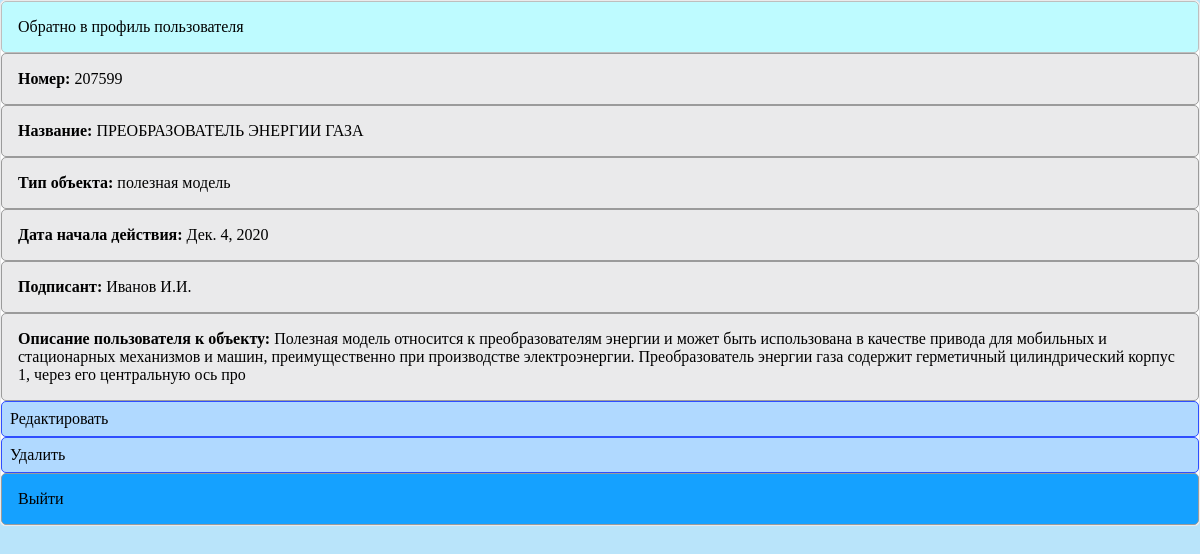
The page /ipitem/item/ip_info/262bdfe768c944c18ea6d2356968b574/ (signed in) on the database its author committed.
### ipitem/models.py (models this page shows, shortened)
class IpItem(models.Model):
    UTILITY_MODEL = 'PM'
    INVENTION = 'IZ'
    DESIGN = 'PO'
    ITEMS_FOR_CHOICE = [
        (UTILITY_MODEL, 'полезная модель'),
        (INVENTION, 'изобретение'),
        (DESIGN, 'промышленный образец'),
    ]
    owner = models.ForeignKey(Profile, null=True, blank=True, on_delete=models.CASCADE)
    number = models.CharField(verbose_name='Номер объекта ИС',
                              max_length=15,
                              help_text='Укажите номер объекта ИС')
    title = models.CharField(verbose_name='Название объекта ИС',
                             max_length=200,
                             blank=True,
                             help_text='Напишите название объекта ИС')
    type_of_item = models.CharField(verbose_name='Тип объекта ИС',
                                    max_length=2,
                                    choices=ITEMS_FOR_CHOICE,
                                    default=UTILITY_MODEL)
    initial_date = models.DateField('Дата начала действия',
                                    default=datetime.date.today,
                                    blank=True,
                                    help_text='Укажите дату')
    description = models.TextField('Опишите объект ИС',
                                   max_length=300,
                                   blank=True,
                                   help_text='Описание объекта ИС')
    signatory = models.CharField(verbose_name='Подписант',
                                 default='',
                                 max_length=15,
                                 help_text='В формате ФИО или Директор ООО "Рога и копыта" ФИО')
    id = models.UUIDField(default=uuid.uuid4,
                          unique=True,
                          primary_key=True,
                          editable=False)
    class Meta:
        ordering = ['number']

### ipitem/views.py (the view)
# urls.py: path('item/ip_info/<str:pk>/', views.item_info, name='ip_info'),
@login_required(login_url='profile:login')
def item_info(request, pk):
    template = 'ipitem/ipitem_page.html'
    item = IpItem.objects.get(id=pk)
    type_of_item = ITEMS_FOR_CHOICE[item.type_of_item]
    context = {
        'item': item,
        'type_of_item': type_of_item,
    }
    return render(request, template, context)

### ipitem/templates/ipitem/ipitem_page.html
{% extends 'main.html' %}
{% block content %}
<main>
<section id="screen--wrapper">
<div id="form-wrapper">
    <a href='{% url "profile:profile" %}'>Обратно в профиль пользователя</a>
</div>
<div id="index-wrapper"><b>Номер:</b> {{ item.number }}</div>
<div id="index-wrapper"><b>Название:</b> {{ item.title }}</div>
<div id="index-wrapper"><b>Тип объекта:</b> {{ type_of_item }}</div>
{% load i18n %}
{% language 'ru' %}
<div id="index-wrapper"><b>Дата начала действия:</b> {{ item.initial_date }}</div>
{% endlanguage %}
<div id="index-wrapper"><b>Подписант:</b> {{ item.signatory }}</div>
<div id="index-wrapper"><b>Описание пользователя к объекту:</b> {{ item.description }}</div>
<div id="form-wrapper-reg"><a href='{% url "ipitem:edit_ip"  item.id %}'>Редактировать</a></div>
<div id="form-wrapper-reg"><a href='{% url "ipitem:delete_ip" item.id %}'>Удалить</a></div>
<div  id="form-wrapper-bottom">
    <a href='{% url "profile:logout" %}'>Выйти</a>
</div>
</section>
</main>
{% endblock content %}

### static/styles/main.css (style rules this page uses)
body { background-color: #b9e4fa; margin: 0; }
a:link { color: #000; text-decoration: none; }
#screen--wrapper { max-width: 1200px; margin:0 auto; border: 1px solid #eaeaeb; background-color: #fff; border-radius: 5px; }
#form-wrapper { max-width: 1200px; margin:0 auto; border: 1px solid #bebebe; background-color: #befbff; border-radius: 5px; padding: 1em; }
#index-wrapper { max-width: 1200px; margin:0 auto; border: 1px solid #9b9b9b; background-color: #eaeaeb; border-radius: 5px; padding: 1em; }
#form-wrapper-bottom { max-width: 1200px; margin:0 auto; border: 1px solid #9b9b9b; background-color: #15a1ff; border-radius: 5px; padding: 1em; }
#form-wrapper-reg { max-width: 1200px; margin:0 auto; border: 1px solid #2f4eff; background-color: #b0d9ff; border-radius: 5px; padding: 0.5em; }

### rows shown on the page
IpItem: number "207599", title "ПРЕОБРАЗОВАТЕЛЬ ЭНЕРГИИ ГАЗА", initial_date "Дек. 4, 2020", signatory "Иванов И.И.", description "Полезная модель относится к преобразователям энергии и может быть использована в качестве привода для мобильных и стационарных механизмов и машин, преимущественно при производстве электроэнергии. Преобразователь энергии газа содержит герметичный цилиндрический корпус 1, через его центральную ось про"

### other values the page prints
{{ type_of_item }} "полезная модель"
